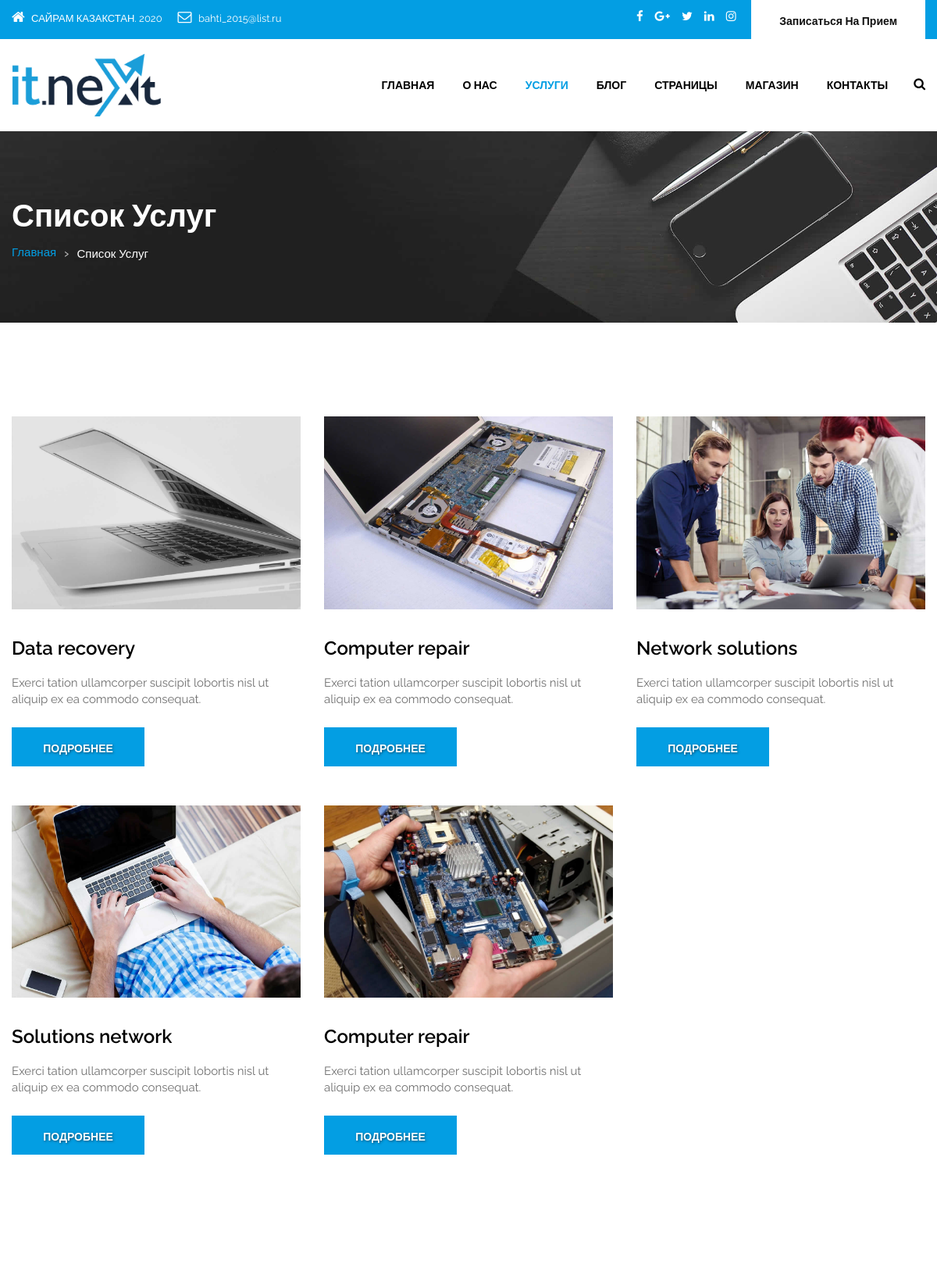
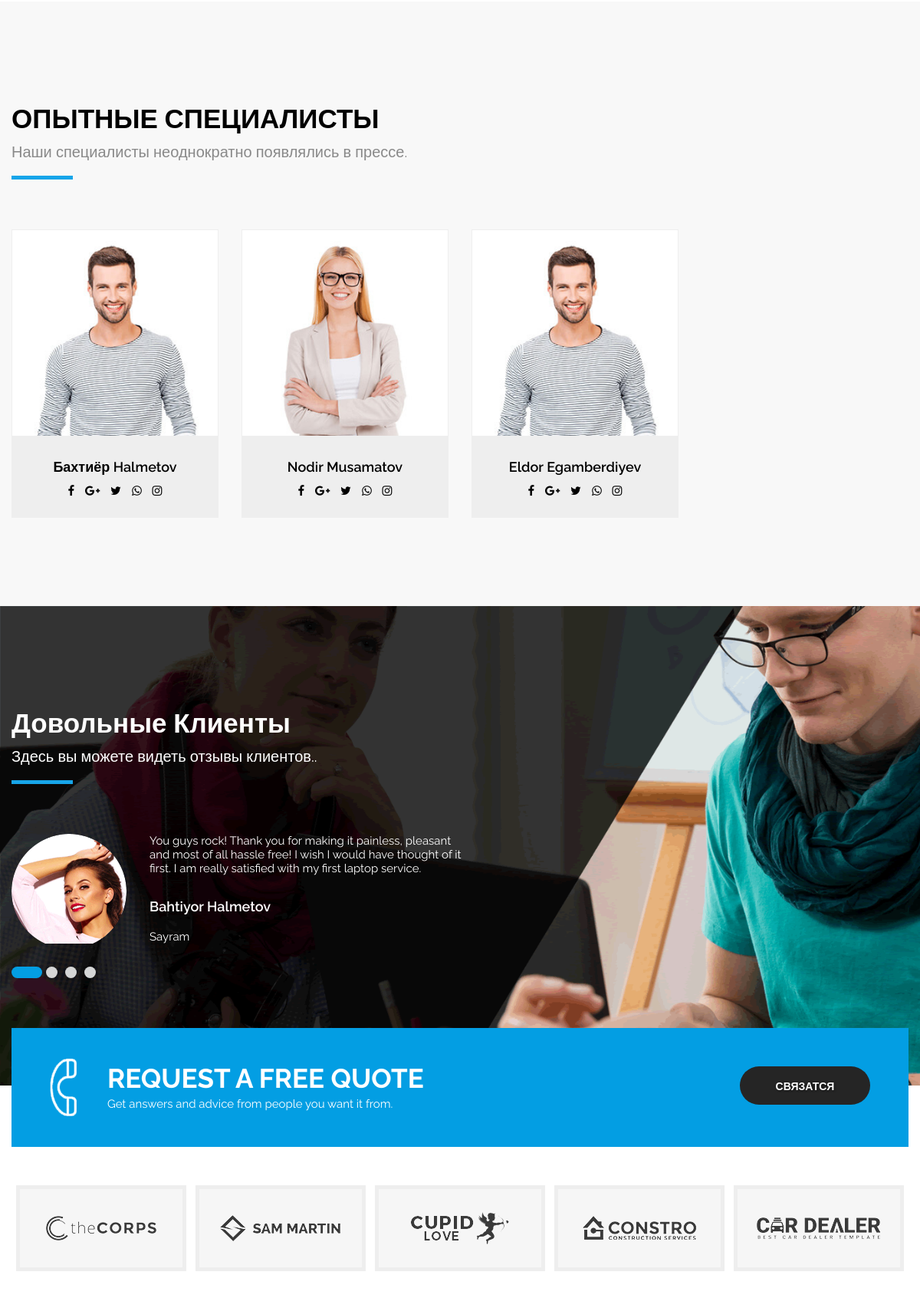
Screenshot of /service-list/ (upper part) with the database file from the repository (2 pictures, top to bottom).
### main/models.py (models this page shows, shortened)
class Service(models.Model):
    title = models.CharField(max_length=300)
    mini_description = models.CharField(max_length=300)
    description = models.CharField(max_length=1000)
    logo = models.ImageField(upload_to='upload')
    is_main = models.BooleanField(blank=True)
    status = models.IntegerField(default=0, blank=True)
    rating = models.IntegerField(default=0, blank=True)

class Staff(models.Model):
    first_name = models.CharField(max_length=300)
    last_name = models.CharField(max_length=300)
    is_experienced = models.BooleanField(blank=True)
    logo = models.ImageField(upload_to='upload')
    facebook = models.CharField(max_length=300, blank=True)
    gmail = models.CharField(max_length=300, blank=True)
    twitter = models.CharField(max_length=300, blank=True)
    whatsapp = models.CharField(max_length=300, blank=True)
    instagram = models.CharField(max_length=300, blank=True)

class ClientSays(models.Model):
    first_name = models.CharField(max_length=300)
    last_name = models.CharField(max_length=300)
    description = models.CharField(max_length=300)
    address = models.CharField(max_length=300, blank=True)
    logo = models.ImageField(upload_to='upload')
    status = models.IntegerField(default=0, blank =True)
    rating = models.IntegerField(default=0,blank=True)

class Information(models.Model):
    need_recovery_title = models.CharField(max_length=300, blank=True)
    need_recovery_text = models.TextField(max_length=300, blank=True)
    request_name = models.CharField(max_length=300, blank=True)
    request_text = models.TextField(max_length=300, blank=True)
    contact_address = models.CharField(max_length=300, blank=True)
    phone = models.IntegerField(default=0, blank=True)
    footer_theme = models.CharField(max_length=300, blank=True)
    facebook = models.CharField(max_length=300, blank=True)
    gmail = models.CharField(max_length=300, blank=True)
    twitter = models.CharField(max_length=300, blank=True)
    whatsapp = models.CharField(max_length=300, blank=True)
    instagram = models.CharField(max_length=300, blank=True)
    service_right_title = models.CharField(max_length=300, blank=True)
    service_right_description = models.TextField(blank=True)
    blog_right_title = models.CharField(max_length=300, blank=True)
    blog_right_description = models.TextField(blank=True)

class Brand(models.Model):
    title = models.CharField(max_length=300, blank=True)
    logo = models.ImageField(upload_to='upload')

### main/views.py (the view)
# urls.py: path('service-list/', service_listHandler),
def service_listHandler(request):
    client_sayss = ClientSays.objects.filter(status=0)
    informations = Information.objects.all()
    brands = Brand.objects.filter()[:5]
    services = Service.objects.filter()
    ex_staffs = Staff.objects.filter(is_experienced=True)
    return render(request, 'service-list.html',{
        'active_page': 'service-list',
        'client_sayss': client_sayss,
        'informations': informations,
        'brands': brands,
        'services': services,
        'ex_staffs': ex_staffs,
    })

### templates/service-list.html
{% extends 'base.html' %}
{% block content %}
<div id="inner_banner" class="section inner_banner_section">
  <div class="container">
    <div class="row">
      <div class="col-md-12">
        <div class="full">
          <div class="title-holder">
            <div class="title-holder-cell text-left">
              <h1 class="page-title">Список Услуг</h1>
              <ol class="breadcrumb">
                <li><a href="/">Главная</a></li>
                <li class="active">Список Услуг</li>
              </ol>
            </div>
          </div>
        </div>
      </div>
    </div>
  </div>
</div>
<div class="section padding_layout_1 service_list">
  <div class="container">
    <div class="row">
      {% for service in services %}
      <div class="col-md-4 service_blog margin_bottom_50">
        <div class="full">
          <div class="service_img"> <img class="img-responsive" src="/media/{{ service.logo }}" alt="#" /> </div>
          <div class="service_cont">
            <h3 class="service_head">{{ service.title }}</h3>
            <p>{{ service.mini_description }}</p>
            <div class="bt_cont"> <a class="btn sqaure_bt" href="/service-detail/{{ service.id }}/">Подробнее</a> </div>
          </div>
        </div>
      </div>
      {% endfor %}
    </div>
  </div>
</div>
<div class="section padding_layout_1 light_silver">
  <div class="container">
    <div class="row">
      <div class="col-md-12">
        <div class="full">
          <div class="main_heading text_align_left">
            <h2>Опытные Специалисты</h2>
            <p class="large">Наши специалисты неоднократно появлялись в прессе.</p>
          </div>
        </div>
      </div>
    </div>
    <div class="row">
      {% for ex_staff in ex_staffs  %}
      <div class="col-md-3 col-sm-6">
        <div class="full team_blog_colum">
          <div class="it_team_img"> <img class="img-responsive" src="/media/{{ ex_staff.logo }}" alt="#"> </div>
          <div class="team_feature_head">
            <h4>{{ ex_staff.first_name }} {{ ex_staff.last_name }}</h4>
          </div>
          <div class="team_feature_social">
            <div class="social_icon">
              <ul class="list-inline">
                <li><a class="fa fa-facebook" href="{{ ex_staff.facebook }}" title="Facebook" target="_blank"></a></li>
                <li><a class="fa fa-google-plus" href="{{ ex_staff.gmail }}" title="Google+" target="_blank"></a></li>
                <li><a class="fa fa-twitter" href="{{ ex_staff.twitter }}" title="Twitter" target="_blank"></a></li>
                <li><a class="fa fa-whatsapp" href="{{ ex_staff.whatsapp }}" title="WhatsApp" target="_blank"></a></li>
                <li><a class="fa fa-instagram" href="{{ ex_staff.instagram }}" title="Instagram" target="_blank"></a></li>
              </ul>
            </div>
          </div>
        </div>
      </div>
      {% endfor %}
    </div>
  </div>
</div>
{% endblock %}

### templates/base.html (shortened to what this page needs)
<!DOCTYPE html>
<html lang="en">
<head>
<link rel="stylesheet" href="/static/css/bootstrap.min.css" />
<link rel="stylesheet" href="/static/css/style.css" />
<link rel="stylesheet" href="/static/css/responsive.css" />
<link rel="stylesheet" href="/static/css/colors1.css" />
<link rel="stylesheet" href="/static/css/custom.css" />
<link rel="stylesheet" href="/static/css/animate.css" />
<link rel="stylesheet" type="text/css" href="/static/revolution/css/settings.css" />
<link rel="stylesheet" type="text/css" href="/static/revolution/css/layers.css" />
<link rel="stylesheet" type="text/css" href="/static/revolution/css/navigation.css" />
</head>
<body id="default_theme" class="it_service">
<header id="default_header" class="header_style_1">
  <div class="header_top">
    <div class="container">
      <div class="row">
        <div class="col-md-8">
          <div class="full">
            <div class="topbar-left">
              <ul class="list-inline">
                <li> <span class="topbar-label"><i class="fa  fa-home"></i></span> <span class="topbar-hightlight">САЙРАМ КАЗАКСТАН. 2020</span> </li>
                <li> <span class="topbar-label"><i class="fa fa-envelope-o"></i></span> <span class="topbar-hightlight"><a href="mailto:bahti_2015@list.ru">bahti_2015@list.ru</a></span> </li>
              </ul>
            </div>
          </div>
        </div>
        <div class="col-md-4 right_section_header_top">
          <div class="float-left">
            <div class="social_icon">
              <ul class="list-inline">
                <li><a class="fa fa-facebook" href="https://www.facebook.com/" title="Facebook" target="_blank"></a></li>
                <li><a class="fa fa-google-plus" href="https://plus.google.com/" title="Google+" target="_blank"></a></li>
                <li><a class="fa fa-twitter" href="https://twitter.com" title="Twitter" target="_blank"></a></li>
                <li><a class="fa fa-linkedin" href="https://www.linkedin.com" title="LinkedIn" target="_blank"></a></li>
                <li><a class="fa fa-instagram" href="https://www.instagram.com" title="Instagram" target="_blank"></a></li>
              </ul>
            </div>
          </div>
          <div class="float-right">
            <div class="make_appo"> <a class="btn white_btn" href="make_appointment.html">Записаться На Прием</a> </div>
          </div>
        </div>
      </div>
    </div>
  </div>
  <div class="header_bottom">
    <div class="container">
      <div class="row">
        <div class="col-lg-3 col-md-12 col-sm-12 col-xs-12">
          <div class="logo"> <a href="/"><img src="/static/images/logos/it_logo.png" alt="logo" /></a> </div>
        </div>
        <div class="col-lg-9 col-md-12 col-sm-12 col-xs-12">
          <div class="menu_side">
            <div id="navbar_menu">
              <ul class="first-ul">
                <li> <a {% if active_page == 'main' %}  class="active" {% endif %} href="/">Главная</a>
                </li>
                <li><a href="/about" {% if active_page == 'about' %}  class="active" {% endif %}>О Нас</a></li>
                <li> <a href="/service"
                        {% if active_page == 'service' %}  class="active" {% endif %} ||
                        {% if active_page == 'service-list' %}  class="active" {% endif %} ||
                        {% if active_page == 'service-detail' %}  class="active" {% endif %} >Услуги</a>
                </li>
                <li> <a href="/blog" {% if active_page == 'blog' %}  class="active" {% endif %} ||
                        {% if active_page == 'blog-detail' %}  class="active" {% endif %}> Блог </a></li>
                <li> <a href="#" {% if active_page == 'price' %}  class="active" {% endif %}> Страницы </a>
                </li>
                <li> <a href="/shop" {% if active_page == 'shop' %}  class="active" {% endif %}>Магазин</a>
                </li>
                <li> <a href="/contact" {% if active_page == 'contact' %}  class="active" {% endif %} >Контакты</a></li>
              </ul>
            </div>
            <div class="search_icon">
              <ul>
                <li><a href="#" data-toggle="modal" data-target="#search_bar"><i class="fa fa-search" aria-hidden="true"></i></a></li>
              </ul>
            </div>
          </div>
        </div>
      </div>
    </div>
  </div>
</header>
{% block content %}
{% endblock %}
<div class="section padding_layout_1 testmonial_section white_fonts">
  <div class="container">
    <div class="row">
      <div class="col-md-12">
        <div class="full">
          <div class="main_heading text_align_left">
            <h2 style="text-transform: none;">Довольные Клиенты</h2>
            <p class="large">Здесь вы можете видеть отзывы клиентов..</p>
          </div>
        </div>
      </div>
    </div>
    <div class="row">
      <div class="col-sm-7">
        <div class="full">
          <div id="testimonial_slider" class="carousel slide" data-ride="carousel">
            <ul class="carousel-indicators">
              {% for client_says in client_sayss %}
              <li data-target="#testimonial_slider" data-slide-to="{{ forloop.counter0 }}" class="{% if forloop.counter0 == 0 %} active {% endif %}"></li>
              {% endfor %}
            </ul>
            <div class="carousel-inner">
              {% for client_says in client_sayss %}
              <div class="carousel-item {% if forloop.counter0 == 0 %} active {% endif %}">
                <div class="testimonial-container">
                  <div class="testimonial-content"> {{ client_says.description }} </div>
                  <div class="testimonial-photo"> <img src="/media/{{ client_says.logo }}" class="img-responsive" alt="#" width="150" height="150"> </div>
                  <div class="testimonial-meta">
                    <h4>{{ client_says.first_name }} {{ client_says.last_name }}</h4>
                    <span class="testimonial-position">{{ client_says.address }}</span> </div>
                </div>
              </div>
              {% endfor %}
            </div>
          </div>
        </div>
      </div>
      <div class="col-sm-5">
      </div>
    </div>
  </div>
</div>
<div class="section">
  <div class="container">
    <div class="row">
      <div class="col-md-12">
        <div class="full">
          <div class="contact_us_section">
            <div class="call_icon"> <img src="/static/images/it_service/phone_icon.png" alt="#" /> </div>
            {% for information in informations %}
            <div class="inner_cont">
              <h2>{{ information.request_name }}</h2>
              <p>{{ information.request_text }}</p>
            </div>
            {% endfor %}
            <div class="button_Section_cont"> <a class="btn dark_gray_bt" href="it_contact.html">Связатся </a> </div>
          </div>
        </div>
      </div>
    </div>
  </div>
</div>
<div class="section padding_layout_1" style="padding: 50px 0;">
  <div class="container">
    <div class="row">
      <div class="col-md-12">
        <div class="full">
          <ul class="brand_list">
            {% for brand in brands %}
            <li><img src="/media/{{ brand.logo }}" alt="#" /></li>
            {% endfor %}
          </ul>
        </div>
      </div>
    </div>
  </div>
</div>
</body>
</html>

### static/css/colors1.css (style rules this page uses)
.header_top, #navbar_menu ul ul li a:hover, #navbar_menu ul ul li a:focus, .full_slider_inner, .bg_load, .theme_color_bg, .price_table_active .price_head, a.btn.dark_gray_bt:hover, a.btn.dark_gray_bt:focus, .carousel-indicators .active, .social_icon_style_2 ul li a:hover, .social_icon_style_2 ul li a:focus, .progress-bar, .tags a:hover, .tags a:focus, .testimonial_slider .carousel-control:hover, .testimonial_slider .carousel-control:focus, .pagination>.active>a, .pagination>.active>a:focus, .pagination>.active>a:hover, .pagination>.active>span, .pagination>.active>span:focus, .pagination>.active>span:hover, .icon_feature { background: #039ee3; background-size: 100% 100%; border: none; }
#navbar_menu > ul > li a.active, #navbar_menu > ul > li:hover > a, #navbar_menu > ul > li:focus > a, footer p a:hover,footer p a:focus, .footer-menu li a:hover, .footer-menu li a:focus, footer ul.social_icons li a:hover, footer ul.social_icons li a:focus, .breadcrumb li a { color: #039ee3; }
.btn.sqaure_bt { border-radius: 0; background: #039ee3; }
footer h2::after, .footer_mail-section .field button.button_custom, .cprt,.contact_us_section { background: #039ee3; }
button.btn.white_btn, a.btn.white_btn, button.btn.white_btn, a.btn.white_btn { color: #111; text-transform: none; text-shadow: none; }

### rows the page displays
Service: logo (picture), title "Data recovery", mini_description "Exerci tation ullamcorper suscipit lobortis nisl ut aliquip ex ea commodo consequat."
Service: logo (picture), title "Computer repair", mini_description "Exerci tation ullamcorper suscipit lobortis nisl ut aliquip ex ea commodo consequat."
Service: logo (picture), title "Network solutions", mini_description "Exerci tation ullamcorper suscipit lobortis nisl ut aliquip ex ea commodo consequat."
Service: logo (picture), title "Solutions network", mini_description "Exerci tation ullamcorper suscipit lobortis nisl ut aliquip ex ea commodo consequat."
Service: logo (picture), title "Computer repair", mini_description "Exerci tation ullamcorper suscipit lobortis nisl ut aliquip ex ea commodo consequat."
Staff: logo (picture), first_name "Бахтиёр", last_name "Halmetov"
Staff: logo (picture), first_name "Nodir", last_name "Musamatov"
Staff: logo (picture), first_name "Eldor", last_name "Egamberdiyev"
ClientSays: description "You guys rock! Thank you for making it painless, pleasant and most of all hassle free! I wish I would have thought of it first. I am really satisfied with my first laptop service.", logo (picture), first_name "Bahtiyor", last_name "Halmetov", address "Sayram"
Information: request_name "REQUEST A FREE QUOTE", request_text "Get answers and advice from people you want it from."
Brand: logo (picture)
Brand: logo (picture)
Brand: logo (picture)
Brand: logo (picture)
Brand: logo (picture)
